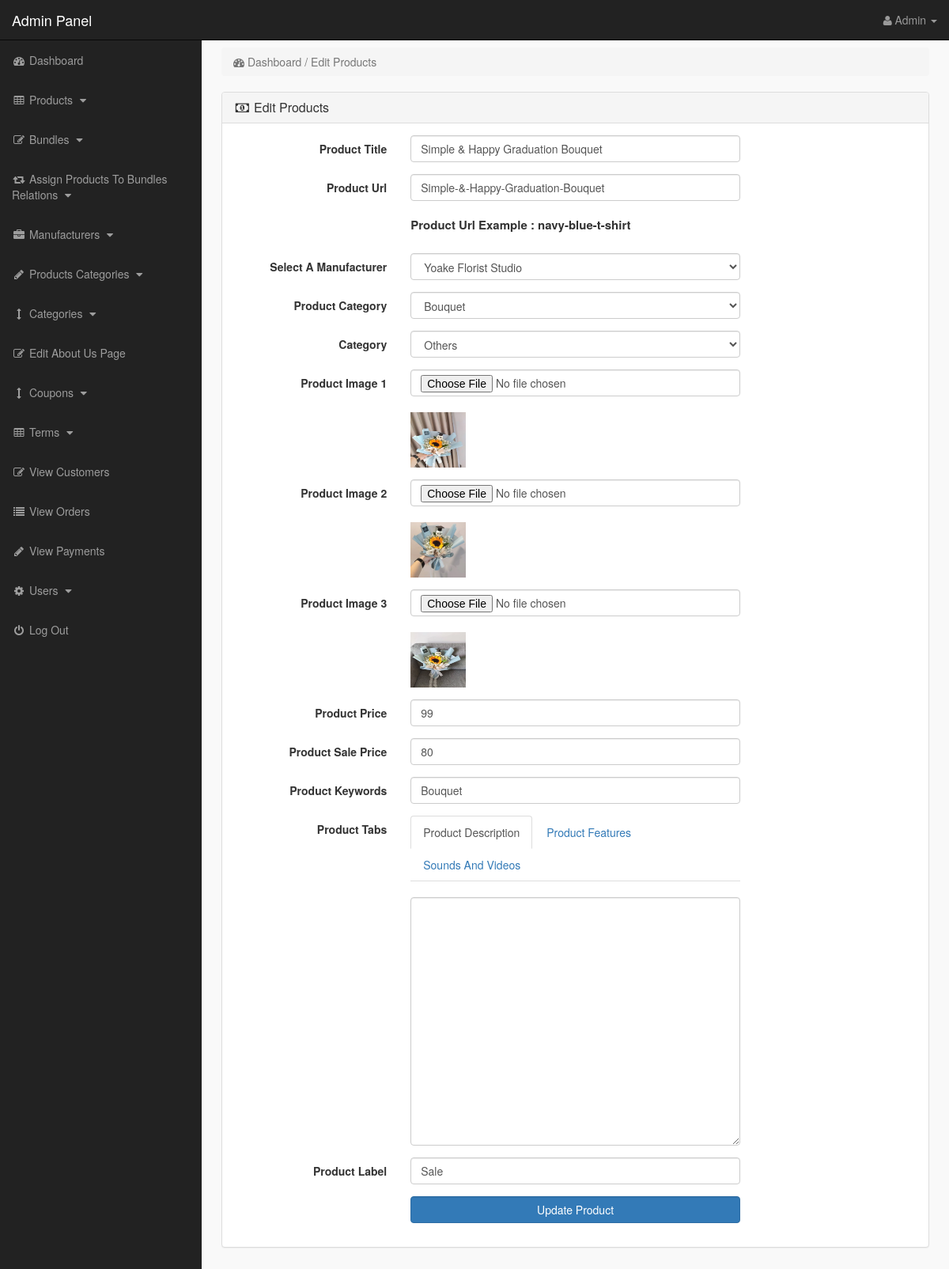
Before: /admin_area/index.php?edit_product=19 (signed in) with the older database file.
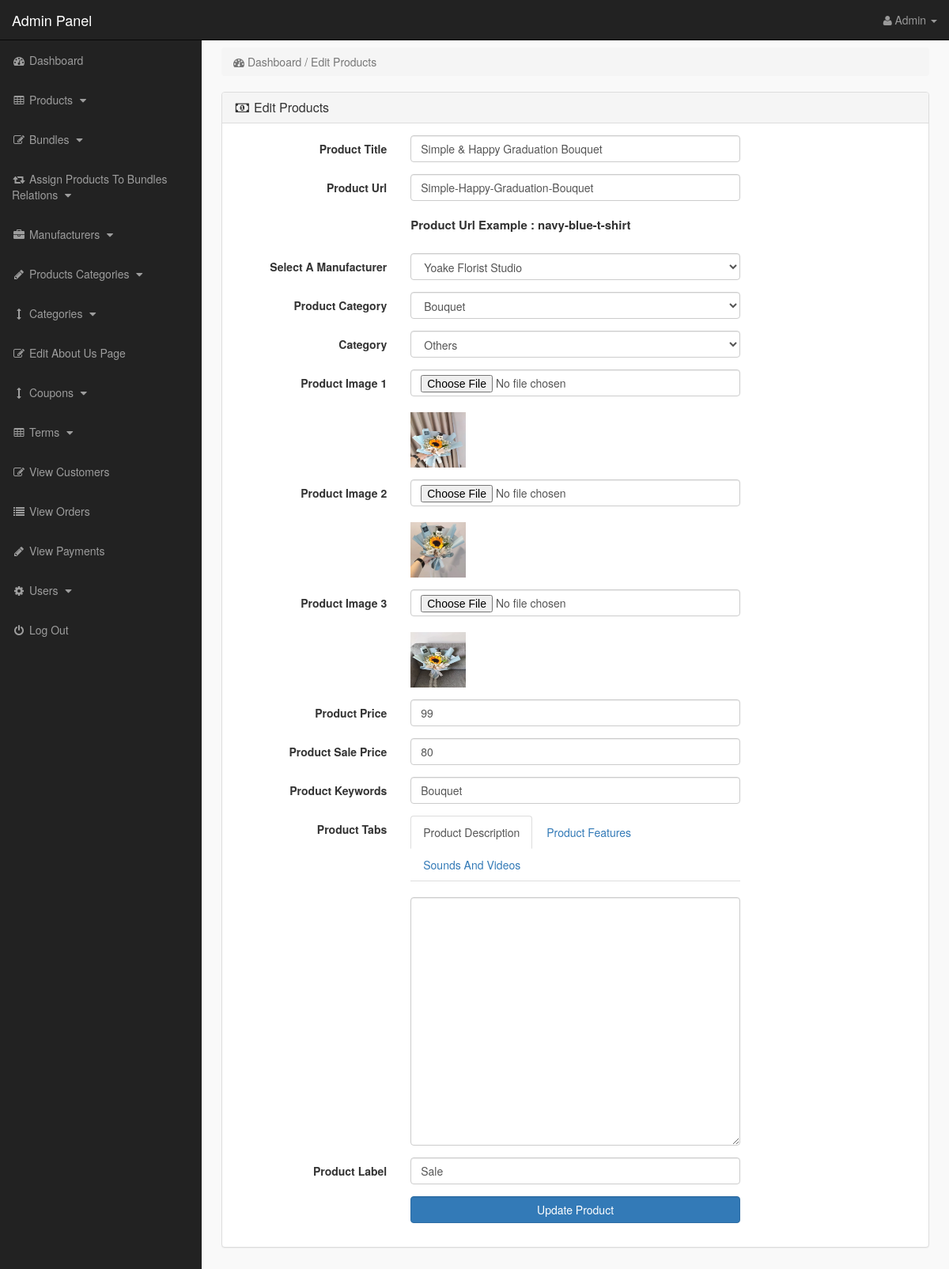
After: the same page with the newer database file.
### tables this page shows
CREATE TABLE `products` (
  `product_id` int(10) NOT NULL,
  `p_cat_id` int(10) NOT NULL,
  `cat_id` int(10) NOT NULL,
  `manufacturer_id` int(10) NOT NULL,
  `date` timestamp NOT NULL DEFAULT current_timestamp() ON UPDATE current_timestamp(),
  `product_title` text NOT NULL,
  `product_url` text NOT NULL,
  `product_img1` text NOT NULL,
  `product_img2` text NOT NULL,
  `product_img3` text NOT NULL,
  `product_price` int(10) NOT NULL,
  `product_psp_price` int(100) NOT NULL,
  `product_desc` text NOT NULL,
  `product_features` text NOT NULL,
  `product_video` text NOT NULL,
  `product_keywords` text NOT NULL,
  `product_label` text NOT NULL,
  `status` varchar(255) NOT NULL
);

### admin_area/edit_product.php (the view, shortened to what the changed rows need)
<?php
if(!isset($_SESSION['admin_email'])){
echo "<script>window.open('login.php','_self')</script>";
}
else {
?>
<?php
if(isset($_GET['edit_product'])){
$edit_id = $_GET['edit_product'];
$get_p = "select * from products where product_id='$edit_id'";
$run_edit = mysqli_query($con,$get_p);
$row_edit = mysqli_fetch_array($run_edit);
$p_title = $row_edit['product_title'];
$p_cat = $row_edit['p_cat_id'];
$cat = $row_edit['cat_id'];
$m_id = $row_edit['manufacturer_id'];
$p_image1 = $row_edit['product_img1'];
$p_image2 = $row_edit['product_img2'];
$p_image3 = $row_edit['product_img3'];
$p_price = $row_edit['product_price'];
$p_desc = $row_edit['product_desc'];
$p_keywords = $row_edit['product_keywords'];
$psp_price = $row_edit['product_psp_price'];
$p_label = $row_edit['product_label'];
$p_url = $row_edit['product_url'];
}
$get_manufacturer = "select * from manufacturers where manufacturer_id='$m_id'";
$run_manufacturer = mysqli_query($con,$get_manufacturer);
$row_manfacturer = mysqli_fetch_array($run_manufacturer);
$manufacturer_id = $row_manfacturer['manufacturer_id'];
$manufacturer_title = $row_manfacturer['manufacturer_title'];
$get_p_cat = "select * from product_categories where p_cat_id='$p_cat'";
$run_p_cat = mysqli_query($con,$get_p_cat);
$row_p_cat = mysqli_fetch_array($run_p_cat);
$p_cat_title = $row_p_cat['p_cat_title'];
$get_cat = "select * from categories where cat_id='$cat'";
$run_cat = mysqli_query($con,$get_cat);
$row_cat = mysqli_fetch_array($run_cat);
$cat_title = $row_cat['cat_title'];
?>
<!DOCTYPE html>
<html>
<head>
</head>
<body>
<div class="row">
<div class="col-lg-12">
<ol class="breadcrumb">
<li class="active">
<i class="fa fa-dashboard"> </i> Dashboard / Edit Products
</li>
</ol>
</div>
</div>
<div class="row">
<div class="col-lg-12">
<div class="panel panel-default">
<div class="panel-heading">
<h3 class="panel-title">
<i class="fa fa-money fa-fw"></i> Edit Products
</h3>
</div>
<div class="panel-body">
<form class="form-horizontal" method="post" enctype="multipart/form-data">
<div class="form-group" >
<label class="col-md-3 control-label" > Product Title </label>
<div class="col-md-6" >
<input type="text" name="product_title" class="form-control" required value="<?php echo $p_title; ?>">
</div>
</div>
<div class="form-group" >
<label class="col-md-3 control-label" > Product Url </label>
<div class="col-md-6" >
<input type="text" name="product_url" class="form-control" required value="<?php echo $p_url; ?>" >
<br>
<p style="font-size:15px; font-weight:bold;">
Product Url Example : navy-blue-t-shirt
</p>
</div>
</div>
<div class="form-group" >
<label class="col-md-3 control-label" > Select A Manufacturer </label>
<div class="col-md-6" >
<select name="manufacturer" class="form-control">
<option value="<?php echo $manufacturer_id; ?>">
<?php echo $manufacturer_title; ?>
</option>
</select>
</div>
</div>
<div class="form-group" >
<label class="col-md-3 control-label" > Product Category </label>
<div class="col-md-6" >
<select name="product_cat" class="form-control" >
<option value="<?php echo $p_cat; ?>" > <?php echo $p_cat_title; ?> </option>
</select>
</div>
</div>
<div class="form-group" >
<label class="col-md-3 control-label" > Category </label>
<div class="col-md-6" >
<select name="cat" class="form-control" >
<option value="<?php echo $cat; ?>" > <?php echo $cat_title; ?> </option>
</select>
</div>
</div>
<div class="form-group" >
<label class="col-md-3 control-label" > Product Image 1 </label>
<div class="col-md-6" >
<input type="file" name="product_img1" class="form-control" >
<br><img src="product_images/<?php echo $p_image1; ?>" width="70" height="70" >
</div>
</div>
<div class="form-group" >
<label class="col-md-3 control-label" > Product Image 2 </label>
<div class="col-md-6" >
<input type="file" name="product_img2" class="form-control" >
<br><img src="product_images/<?php echo $p_image2; ?>" width="70" height="70" >
</div>
</div>
<div class="form-group" >
<label class="col-md-3 control-label" > Product Image 3 </label>
<div class="col-md-6" >
<input type="file" name="product_img3" class="form-control" >
<br><img src="product_images/<?php echo $p_image3; ?>" width="70" height="70" >
</div>
</div>
<div class="form-group" >
<label class="col-md-3 control-label" > Product Price </label>
<div class="col-md-6" >
<input type="text" name="product_price" class="form-control" required value="<?php echo $p_price; ?>" >
</div>
</div>
<div class="form-group" >
<label class="col-md-3 control-label" > Product Sale Price </label>
<div class="col-md-6" >
<input type="text" name="psp_price" class="form-control" required value="<?php echo $psp_price; ?>">
</div>
</div>
<div class="form-group" >
<label class="col-md-3 control-label" > Product Keywords </label>
<div class="col-md-6" >
<input type="text" name="product_keywords" class="form-control" required value="<?php echo $p_keywords; ?>" >
</div>
</div>
<div class="form-group" >
<label class="col-md-3 control-label" > Product Tabs </label>
<div class="col-md-6" >
<ul class="nav nav-tabs">
<li class="active">
<a data-toggle="tab" href="#description"> Product Description </a>
</li>
<li>
<a data-toggle="tab" href="#features"> Product Features </a>
</li>
<li>
<a data-toggle="tab" href="#video"> Sounds And Videos </a>
</li>
</ul>
<div class="tab-content">
<div id="description" class="tab-pane fade in active">
<br>
<textarea name="product_desc" class="form-control" rows="15" id="product_desc">
<?php echo $p_desc; ?>
</textarea>
</div>
</div>
</div>
</div>
<div class="form-group" >
<label class="col-md-3 control-label" > Product Label </label>
<div class="col-md-6" >
<input type="text" name="product_label" class="form-control" required value="<?php echo $p_label; ?>">
</div>
</div>
<div class="form-group" >
<label class="col-md-3 control-label" ></label>
<div class="col-md-6" >
<input type="submit" name="update" value="Update Product" class="btn btn-primary form-control" >
</div>
</div>
</form>
</div>
</div>
</div>
</div>
</body>
</html>
<?php } ?>

Changed rows visible on the page:
changed products "Simple & Happy Graduation Bouquet": product_url "Simple-&-Happy-Graduation-Bouquet" → "Simple-Happy-Graduation-Bouquet"
